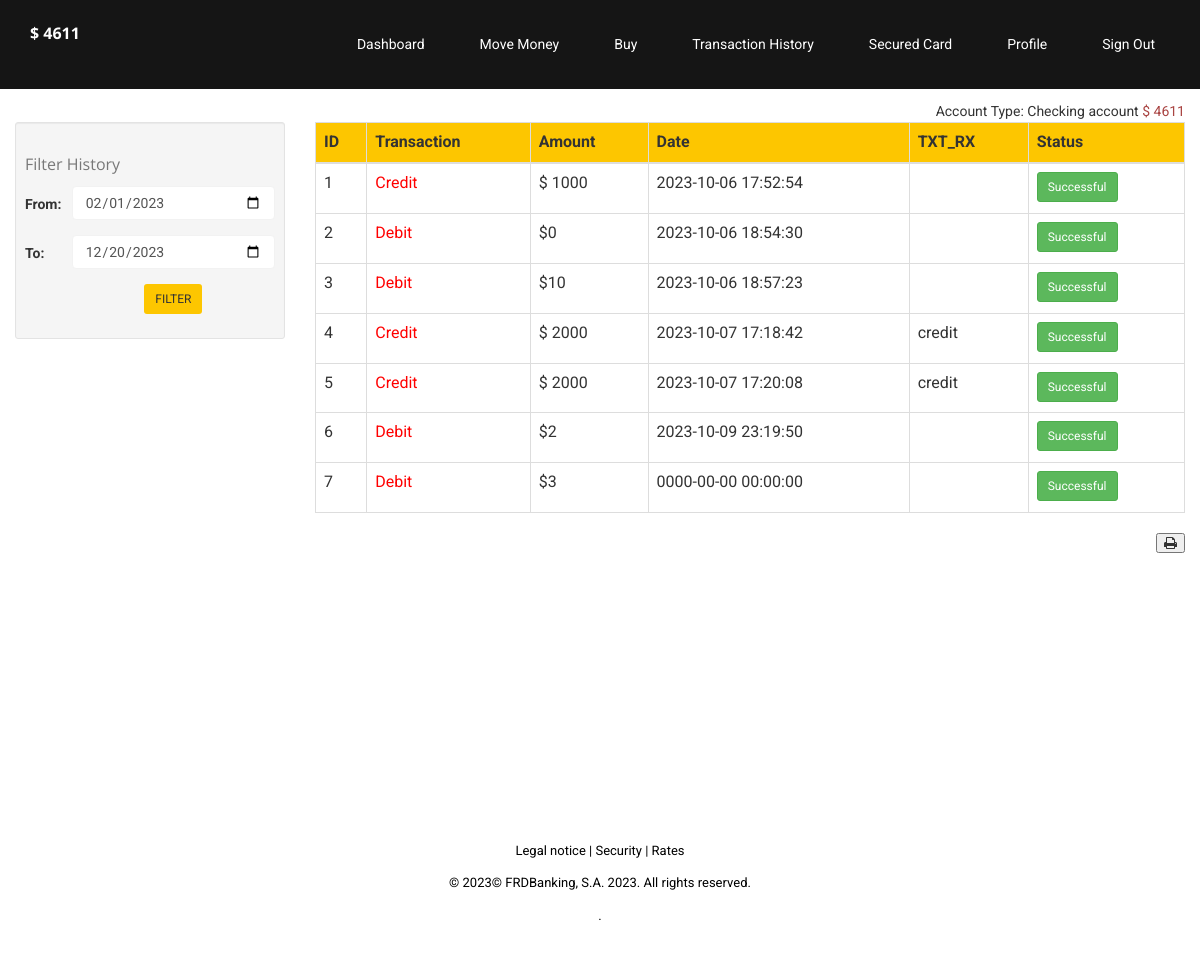
Screenshot of /history.php (signed in) with the database file from the repository.
### tables this page shows
CREATE TABLE `users` (
  `id` int(11) NOT NULL,
  `username` text NOT NULL,
  `email` text NOT NULL,
  `password` text NOT NULL,
  `confirm_password` text NOT NULL,
  `name` text NOT NULL,
  `nickname` text NOT NULL,
  `gender` text NOT NULL,
  `bank` text NOT NULL,
  `act_no` text NOT NULL,
  `fone_no` text NOT NULL,
  `code` int(11) NOT NULL,
  `created_at` date NOT NULL,
  `updated_at` date NOT NULL,
  `role` text NOT NULL,
  `state` varchar(254) DEFAULT NULL,
  `hash` varchar(32) NOT NULL,
  `account` varchar(256) NOT NULL,
  `currency` varchar(256) NOT NULL,
  `amount` int(10) NOT NULL,
  `dob` varchar(256) NOT NULL,
  `swift_code` varchar(256) NOT NULL,
  `address` text NOT NULL,
  `am_updated` varchar(100) NOT NULL,
  `image` varchar(256) NOT NULL,
  `limit_status` varchar(255) NOT NULL
);

CREATE TABLE `transaction` (
  `id` int(10) NOT NULL,
  `name` varchar(256) NOT NULL,
  `transaction` varchar(256) NOT NULL,
  `amount` varchar(256) NOT NULL,
  `user_id` varchar(256) NOT NULL,
  `created_at` datetime NOT NULL,
  `Status` varchar(256) NOT NULL,
  `description` varchar(255) NOT NULL
);

### history.php (the view, shortened to what this page needs)
<body>
    <?php include 'includes/db.php'; ?>
    <?php include 'header2.php';  ?>
        <div style="min-height: 80vh;  margin-top: 100px ">
                                        <section class="add margin-top-50px">
        <div class="container-fluid">
            <div class="row">
                <div class="col-xs-12 col-sm-12 col-md-12 col-lg-12 text-right add margin-bottom-10px">
                                            Account Type:
                                            <?php
                                 $my_sql = "SELECT * FROM users WHERE id = '$_SESSION[id]' ORDER BY id DESC";
                            $run_sql = mysqli_query($conn,$my_sql);
                            while($rows = mysqli_fetch_assoc($run_sql)){
                                echo ' '.$rows['account'].' <span class="text-danger add price dollar">'.$rows['currency'].' '.$rows['amount'].'
                                            </span>
                                            ';
                            }
                             ?>
                                    </div>
            </div>
        </div>
        <div class="container-fluid">
            <div class="row">
                <div class="col-md-3">
                    <div class="well well-sm add bg-transparent">
                        <h3 class="add lighter separator">Filter History</h3>
                        <form action="history.php" method="get" class="form-horizontal add margin-top-30px"
                              role="form">
                            <div class="form-group">
                                <label for="" class="col-sm-2 control-label">From:</label>
                                <div class="col-sm-10">
                                    <input type="date" name="from" id="" class="form-control" placeholder="From:"
                                           value="2023-02-01" required>
                                </div>
                            </div>
                            <div class="form-group">
                                <label for="" class="col-sm-2 control-label">To:</label>
                                <div class="col-sm-10">
                                    <input type="date" name="to" id="" class="form-control" placeholder="To:"
                                           value="2023-12-20" required>
                                </div>
                            </div>
                            <div class="form-group">
                                <div class="col-sm-10 col-sm-offset-2 text-center">
                                    <button type="submit" class="btn btn-sm" style="background-color: #fdc600;">FILTER</button>
                                </div>
                            </div>
                        </form>
                    </div>
                </div>
                <div class="col-md-9">
                    <div class="table-responsive wide-table" style="border-color: transparent">
    <table class="table table-hover table-bordered add border-radius">
        <thead style="background-color: #fdc600;">
        <tr>
            <th>ID</th>
            <th>Transaction</th>
            <th>Amount</th>
            <th>Date</th>
            <th>TXT_RX</th>
            <th>Status</th>
                    </tr>
        </thead>
            <?php
                    $i = 1;
                    $my_sql = "SELECT * FROM transaction WHERE user_id = '$_SESSION[id]'";
                    $run_sql = mysqli_query($conn,$my_sql);
                    if(mysqli_num_rows($run_sql) > 0){
                    while($rows = mysqli_fetch_assoc($run_sql)){ ?>
       <?php echo '<tr><td>' .$i. '</td>'; ?><?php if($rows['transaction'] === 'Credit Transaction'){ echo'<td><p style="color: green";>'.$rows['transaction']. '</p></td>';}else{echo'<td><p style="color: red";>'.$rows['transaction']. '</p>';}?> <?php echo' <td>'.$rows['amount'].'</td>'; ?><?php echo' <td>'.$rows['created_at'].'</td>'; ?> <?php echo' <td>'.$rows['description'].'</td>'; ?> <?php echo '<td ><button type="button" class="btn btn-success btn-sm">'.$rows['Status']. '</button></td></tr>';
                    $i++;
                    } }else{
                        echo' No table to display';
                    } ?>
    </table><div class="print text-right">
                        <button onclick="window.print()"><i class="fa fa-print" aria-hidden="true"></i></button></div>
</div>
                </div>
            </div>
        </div>
    </section>
    </div>
                    <div style="height:50px;"></div>
    <?php include 'footer.php' ?>
</body>

### header2.php (shortened to what this page needs)
<!DOCTYPE html>
<html lang="en">
<head>
  <link href="css/bootstrap.min.css" rel="stylesheet">
  <link rel="stylesheet" href="css/font-awesome.min.css">
  <link href="css/animate.min.css" rel="stylesheet">
  <link href="css/prettyPhoto.css" rel="stylesheet">
  <link href="css/style.css" rel="stylesheet">
  <link href="css/responsive.css" rel="stylesheet">
</head>
<body class="homepage">
  <header id="header">
    <nav class="navbar navbar-fixed-top" role="banner">
      <div class="container">
        <div class="navbar-header">
          <a href="transfer.php" class="header--logo navbar-brand"> <?php
                                 $my_sql = "SELECT * FROM users WHERE id = '$_SESSION[id]' ORDER BY id DESC";
                            $run_sql = mysqli_query($conn,$my_sql);
                            while($rows = mysqli_fetch_assoc($run_sql)){
                             echo '<h4 class="balance" style="color: white">'.$rows['currency'].'
                              '.$rows['amount'].' </h4>
  ';
                            }
                             ?></a>
        </div>
        <div class="collapse navbar-collapse navbar-right">
          <ul class="nav navbar-nav text-center">
            <?php
                    if (isset($_SESSION['loggedin']) && $_SESSION['loggedin'] == true) {
                            echo '
            <li class="#"><a href="panel.php">Dashboard</a></li>
            <li><a href="transfer.php">Move Money</a></li>
            <li><a href="process.php">Buy</a></li>
            <li><a href="history.php">Transaction History</a></li>
            <li><a href="secured_card.php">Secured Card</a></li>
            <li><a href="profile.php">Profile</a></li>
            <li><a href="signout.php">Sign Out</a></li>
            ';
                        } else{
                             echo '
                             <li><a href="signin.php">Sign In</a></li>
            <li><a href="signup.php">Sign Up</a></li>';
                        }
                    ?>
          </ul>
        </div>
      </div>
    </nav>
  </header>

### css/style.css (style rules this page uses)
body { background: #fff; font-family:'Open Sans', Arial, sans-serif; color:#333; line-height:1.6em; }
h1, h2, h3, h4, h5, h6 { font-weight:500; font-family:'Open Sans', Arial, sans-serif; color:#333; }
h3 { font-size: 16px; color: #787878; font-weight: 400; line-height: 24px; }
h4 { font-size: 16px; }
a { color: #005eb8; -webkit-transition: color 300ms, background-color 300ms; -moz-transition: color 300ms, background-color 300ms; -o-transition: color 300ms, background-color 300ms; transition: color 300ms, background-color 300ms; }
.navbar>.container .navbar-brand { margin-left: 0; }
.navbar-brand { padding: 0; margin:0; color: #005eb8; }
.navbar-header a.navbar-brand { color: white; }
.navbar { border-radius: 0; margin-bottom: 0; background: #151515; padding: 15px 0; padding-bottom: 0; }
.navbar-nav { margin-top: 12px; }
.navbar-nav>li { margin-left: 25px; padding-bottom: 28px; }
.navbar-fixed-top .navbar-nav > li > a { padding: 5px 15px; margin: 0; border-radius: 3px; color: #fff; line-height: 24px; display: inline-block; }
.navbar-fixed-top { border: none; }
.navbar-fixed-top .navbar-brand { font-size: 36px; line-height: 50px; color: #fff; }
.navbar-fixed-top .navbar-collapse, .navbar-fixed-top .navbar-form { border-top: 0; padding-bottom: 0; }
.form-group .form-control { padding: 7px 12px; border-color:#f2f2f2; box-shadow: none; }

### header2.php (style rules this page uses)
body { margin-top:20px; font-family: 'Roboto', sans-serif; }
.balance { font-weight: bold; }

### rows the page displays
users: currency "$", amount "4611", account "Checking account"
transaction: transaction "Credit", amount "$ 1000", created_at "2023-10-06 17:52:54", Status "Successful"
transaction: transaction "Debit", amount "$0", created_at "2023-10-06 18:54:30", Status "Successful"
transaction: transaction "Debit", amount "$10", created_at "2023-10-06 18:57:23", Status "Successful"
transaction: transaction "Credit", amount "$ 2000", created_at "2023-10-07 17:18:42", description "credit", Status "Successful"
transaction: transaction "Credit", amount "$ 2000", created_at "2023-10-07 17:20:08", description "credit", Status "Successful"
transaction: transaction "Debit", amount "$2", created_at "2023-10-09 23:19:50", Status "Successful"
transaction: transaction "Debit", amount "$3", created_at "0000-00-00 00:00:00", Status "Successful"
